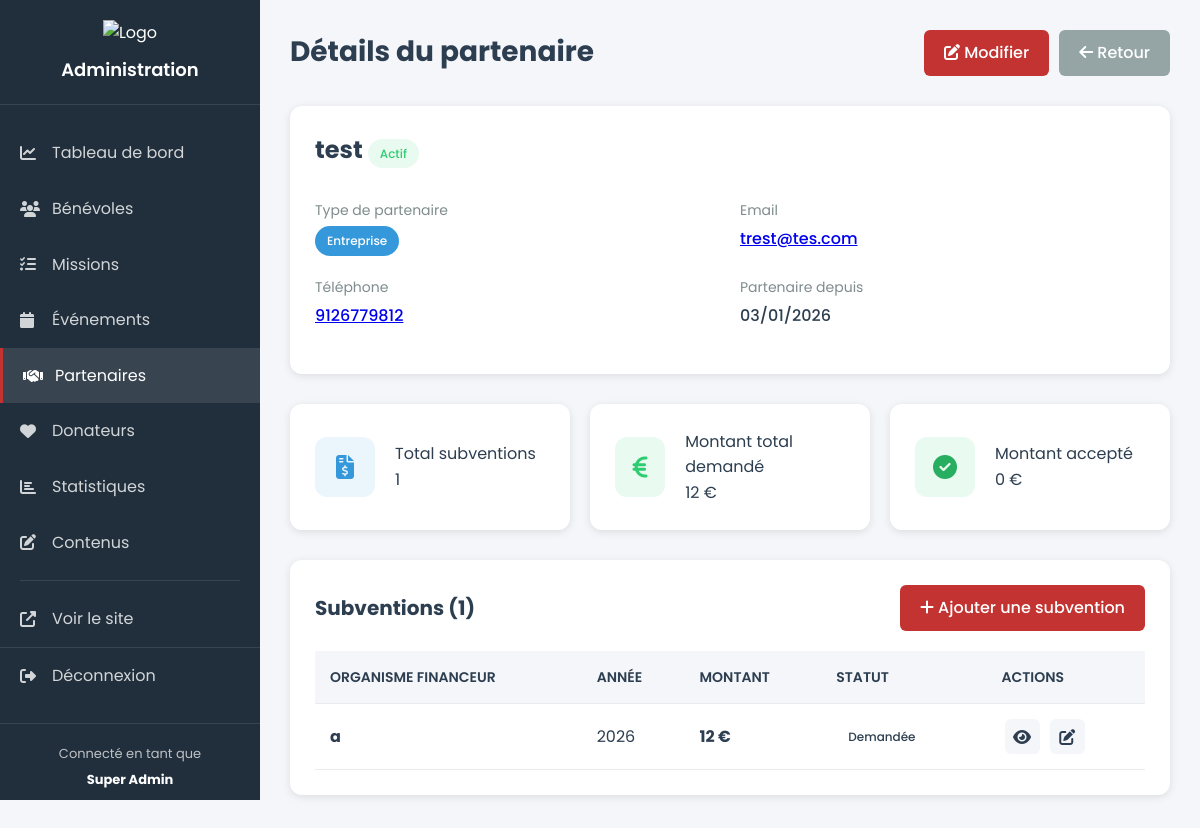
/admin/partenaires_detail.php?id=2 (signed in), run on the app's committed database.
### tables this page shows
CREATE TABLE PARTENAIRE (
        IDPartenaire INTEGER PRIMARY KEY AUTOINCREMENT,
        NomPartenaire TEXT NOT NULL,
        TypePartenaire TEXT NOT NULL,
        Telephone TEXT,
        Mail TEXT,
        Actif INTEGER DEFAULT 1,
        DateCreation DATETIME DEFAULT CURRENT_TIMESTAMP
    );

CREATE TABLE SUBVENTION (
        IDSubvention INTEGER PRIMARY KEY AUTOINCREMENT,
        OrganismeFinanceur TEXT NOT NULL,
        Montant REAL NOT NULL,
        Annee INTEGER NOT NULL,
        Statut TEXT DEFAULT 'Demandée',
        IDPartenaire INTEGER,
        FOREIGN KEY (IDPartenaire) REFERENCES PARTENAIRE(IDPartenaire)
    );

### admin/partenaires_detail.php (the view, shortened to what this page needs)
<?php
try {
    $db = new PDO('sqlite:' . __DIR__ . '/../database/arme_du_salut.db');
    $db->setAttribute(PDO::ATTR_ERRMODE, PDO::ERRMODE_EXCEPTION);
} catch(PDOException $e) {
    die('Erreur : ' . $e->getMessage());
}
$id = $_GET['id'] ?? 0;
$stmt = $db->prepare("
    SELECT *
    FROM PARTENAIRE
    WHERE IDPartenaire = ?
");
$stmt->execute([$id]);
$partenaire = $stmt->fetch(PDO::FETCH_ASSOC);
$stmt = $db->prepare("
    SELECT *
    FROM SUBVENTION
    WHERE IDPartenaire = ?
    ORDER BY Annee DESC
");
$stmt->execute([$id]);
$subventions = $stmt->fetchAll(PDO::FETCH_ASSOC);
$totalSubventions = array_sum(array_column($subventions, 'Montant'));
$subventionsAcceptees = array_sum(array_filter(array_map(function($s) {
    return $s['Statut'] === 'Acceptée' ? $s['Montant'] : 0;
}, $subventions)));
include __DIR__ . '/components/admin_header.php';
?>
<div class="admin-container">
    <?php include __DIR__ . '/components/admin_sidebar.php'; ?>
    <div class="admin-content">
        <div class="content-header">
            <h1>Détails du partenaire</h1>
            <div style="display: flex; gap: 10px;">
                <a href="partenaires_add.php?id=<?php echo $id; ?>" class="btn-primary">
                    <i class="fas fa-edit"></i> Modifier
                </a>
                <a href="partenaires.php" class="btn-secondary">
                    <i class="fas fa-arrow-left"></i> Retour
                </a>
            </div>
        </div>
        <div class="content-section">
            <div class="form-row">
                <div style="flex: 1;">
                    <h2 style="margin-bottom: 30px;">
                        <?php echo htmlspecialchars($partenaire['NomPartenaire']); ?>
                        <?php if ($partenaire['Actif']): ?>
                            <span class="status-badge status-active">Actif</span>
                        <?php else: ?>
                            <span class="status-badge status-inactive">Inactif</span>
                        <?php endif; ?>
                    </h2>
                    <div style="display: grid; grid-template-columns: repeat(2, 1fr); gap: 20px;">
                        <div>
                            <p style="color: #7f8c8d; font-size: 14px; margin-bottom: 5px;">Type de partenaire</p>
                            <p style="font-weight: 500;">
                                <span class="badge badge-type"><?php echo htmlspecialchars($partenaire['TypePartenaire']); ?></span>
                            </p>
                        </div>
                        <div>
                            <p style="color: #7f8c8d; font-size: 14px; margin-bottom: 5px;">Email</p>
                            <p style="font-weight: 500;">
                                <?php if ($partenaire['Mail']): ?>
                                    <a href="mailto:<?php echo htmlspecialchars($partenaire['Mail']); ?>">
                                        <?php echo htmlspecialchars($partenaire['Mail']); ?>
                                    </a>
                                <?php else: ?>
                                    -
                                <?php endif; ?>
                            </p>
                        </div>
                        <div>
                            <p style="color: #7f8c8d; font-size: 14px; margin-bottom: 5px;">Téléphone</p>
                            <p style="font-weight: 500;">
                                <?php if ($partenaire['Telephone']): ?>
                                    <a href="tel:<?php echo htmlspecialchars($partenaire['Telephone']); ?>">
                                        <?php echo htmlspecialchars($partenaire['Telephone']); ?>
                                    </a>
                                <?php else: ?>
                                    -
                                <?php endif; ?>
                            </p>
                        </div>
                        <div>
                            <p style="color: #7f8c8d; font-size: 14px; margin-bottom: 5px;">Partenaire depuis</p>
                            <p style="font-weight: 500;"><?php echo date('d/m/Y', strtotime($partenaire['DateCreation'])); ?></p>
                        </div>
                    </div>
                </div>
            </div>
        </div>
        <div class="stats-grid">
            <div class="stat-card">
                <div class="stat-icon" style="background: rgba(52, 152, 219, 0.1); color: #3498db;">
                    <i class="fas fa-file-invoice-dollar"></i>
                </div>
                <div class="stat-info">
                    <p class="stat-label">Total subventions</p>
                    <p class="stat-value"><?php echo count($subventions); ?></p>
                </div>
            </div>
            <div class="stat-card">
                <div class="stat-icon" style="background: rgba(46, 204, 113, 0.1); color: #2ecc71;">
                    <i class="fas fa-euro-sign"></i>
                </div>
                <div class="stat-info">
                    <p class="stat-label">Montant total demandé</p>
                    <p class="stat-value"><?php echo number_format($totalSubventions, 0, ',', ' '); ?> €</p>
                </div>
            </div>
            <div class="stat-card">
                <div class="stat-icon" style="background: rgba(46, 204, 113, 0.1); color: #27ae60;">
                    <i class="fas fa-check-circle"></i>
                </div>
                <div class="stat-info">
                    <p class="stat-label">Montant accepté</p>
                    <p class="stat-value"><?php echo number_format($subventionsAcceptees, 0, ',', ' '); ?> €</p>
                </div>
            </div>
        </div>
        <div class="content-section">
            <div class="section-header">
                <h2>Subventions (<?php echo count($subventions); ?>)</h2>
                <a href="subventions_add.php?partenaire=<?php echo $id; ?>" class="btn-primary">
                    <i class="fas fa-plus"></i> Ajouter une subvention
                </a>
            </div>
            <?php if (empty($subventions)): ?>
                <p style="text-align: center; color: #7f8c8d; padding: 40px;">
                    Aucune subvention enregistrée pour ce partenaire.
                </p>
            <?php else: ?>
                <div class="table-responsive">
                    <table class="admin-table">
                        <thead>
                        <tr>
                            <th>Organisme financeur</th>
                            <th>Année</th>
                            <th>Montant</th>
                            <th>Statut</th>
                            <th>Actions</th>
                        </tr>
                        </thead>
                        <tbody>
                        <?php foreach ($subventions as $s): ?>
                            <tr>
                                <td><strong><?php echo htmlspecialchars($s['OrganismeFinanceur']); ?></strong></td>
                                <td><?php echo htmlspecialchars($s['Annee']); ?></td>
                                <td><strong><?php echo number_format($s['Montant'], 0, ',', ' '); ?> €</strong></td>
                                <td>
                                    <?php
                                    $statusClass = '';
                                    switch($s['Statut']) {
                                        case 'Demandée':
                                            $statusClass = 'status-pending';
                                            break;
                                    }
                                    ?>
                                    <span class="status-badge <?php echo $statusClass; ?>">
                                            <?php echo htmlspecialchars($s['Statut']); ?>
                                        </span>
                                </td>
                                <td>
                                    <a href="subventions_detail.php?id=<?php echo $s['IDSubvention']; ?>" class="btn-icon" title="Voir">
                                        <i class="fas fa-eye"></i>
                                    </a>
                                    <a href="subventions_edit.php?id=<?php echo $s['IDSubvention']; ?>" class="btn-icon" title="Modifier">
                                        <i class="fas fa-edit"></i>
                                    </a>
                                </td>
                            </tr>
                        <?php endforeach; ?>
                        </tbody>
                    </table>
                </div>
            <?php endif; ?>
        </div>
    </div>
</div>

### assets/css/adminStyle.css (style rules this page uses)
:root { --admin-primary: #c23331; --admin-secondary: #2c3e50; --admin-success: #2ecc71; --admin-warning: #f39c12; --admin-info: #3498db; --admin-danger: #e74c3c; --admin-bg: #f5f6fa; --admin-sidebar: #212f3c; --admin-text: #2c3e50; --admin-border: #e9ecef; }
* { margin: 0; padding: 0; box-sizing: border-box; }
body { font-family: 'Poppins', sans-serif; background: var(--admin-bg); color: var(--admin-text); line-height: 1.6; }
.admin-container { display: flex; min-height: 100vh; }
.admin-content { flex: 1; margin-left: 260px; padding: 30px; }
.content-header { display: flex; justify-content: space-between; align-items: center; margin-bottom: 30px; }
.content-header h1 { font-size: 28px; color: var(--admin-text); }
.stats-grid { display: grid; grid-template-columns: repeat(auto-fit, minmax(250px, 1fr)); gap: 20px; margin-bottom: 30px; }
.stat-card { background: white; padding: 25px; border-radius: 12px; display: flex; align-items: center; gap: 20px; box-shadow: 0 2px 8px rgba(0,0,0,0.1); transition: transform 0.3s; }
.stat-icon { width: 60px; height: 60px; border-radius: 12px; display: flex; align-items: center; justify-content: center; font-size: 24px; }
.content-section { background: white; padding: 25px; border-radius: 12px; box-shadow: 0 2px 8px rgba(0,0,0,0.1); margin-bottom: 30px; }
.section-header { display: flex; justify-content: space-between; align-items: center; margin-bottom: 20px; }
.section-header h2 { font-size: 20px; color: var(--admin-text); }
.table-responsive { overflow-x: auto; }
.admin-table { width: 100%; border-collapse: collapse; }
.admin-table thead { background: var(--admin-bg); }
.admin-table th, .admin-table td { padding: 15px; text-align: left; border-bottom: 1px solid var(--admin-border); }
.admin-table th { font-weight: 600; color: var(--admin-text); font-size: 14px; text-transform: uppercase; }
.badge { display: inline-block; padding: 5px 12px; background: var(--admin-info); color: white; border-radius: 20px; font-size: 12px; font-weight: 500; }
.status-badge { display: inline-block; padding: 5px 12px; border-radius: 20px; font-size: 12px; font-weight: 500; }
.status-active { background: rgba(46, 204, 113, 0.1); color: var(--admin-success); }
.btn-primary, .btn-success, .btn-danger, .btn-secondary { padding: 10px 20px; border-radius: 6px; text-decoration: none; font-weight: 500; transition: all 0.3s; display: inline-block; border: none; cursor: pointer; }
.btn-primary { background: var(--admin-primary); color: white; }
.btn-secondary { background: #95a5a6; color: white; }
.btn-icon { display: inline-flex; align-items: center; justify-content: center; width: 35px; height: 35px; border-radius: 6px; background: var(--admin-bg); color: var(--admin-text); text-decoration: none; margin: 0 3px; transition: all 0.3s; border: none; cursor: pointer; }
.form-row { display: grid; grid-template-columns: repeat(auto-fit, minmax(300px, 1fr)); gap: 20px; margin-bottom: 20px; }

### data on the page
partenaire: NomPartenaire "test", TypePartenaire "Entreprise", Mail "trest@tes.com", Telephone "9126779812", DateCreation "03/01/2026"
subvention: Statut "0", OrganismeFinanceur "a", Annee "2026", Montant "12", Statut "Demandée"

### other printed values
$_SESSION['user_name'] "Super Admin"
count($subventions) "1"
$totalSubventions "12"
